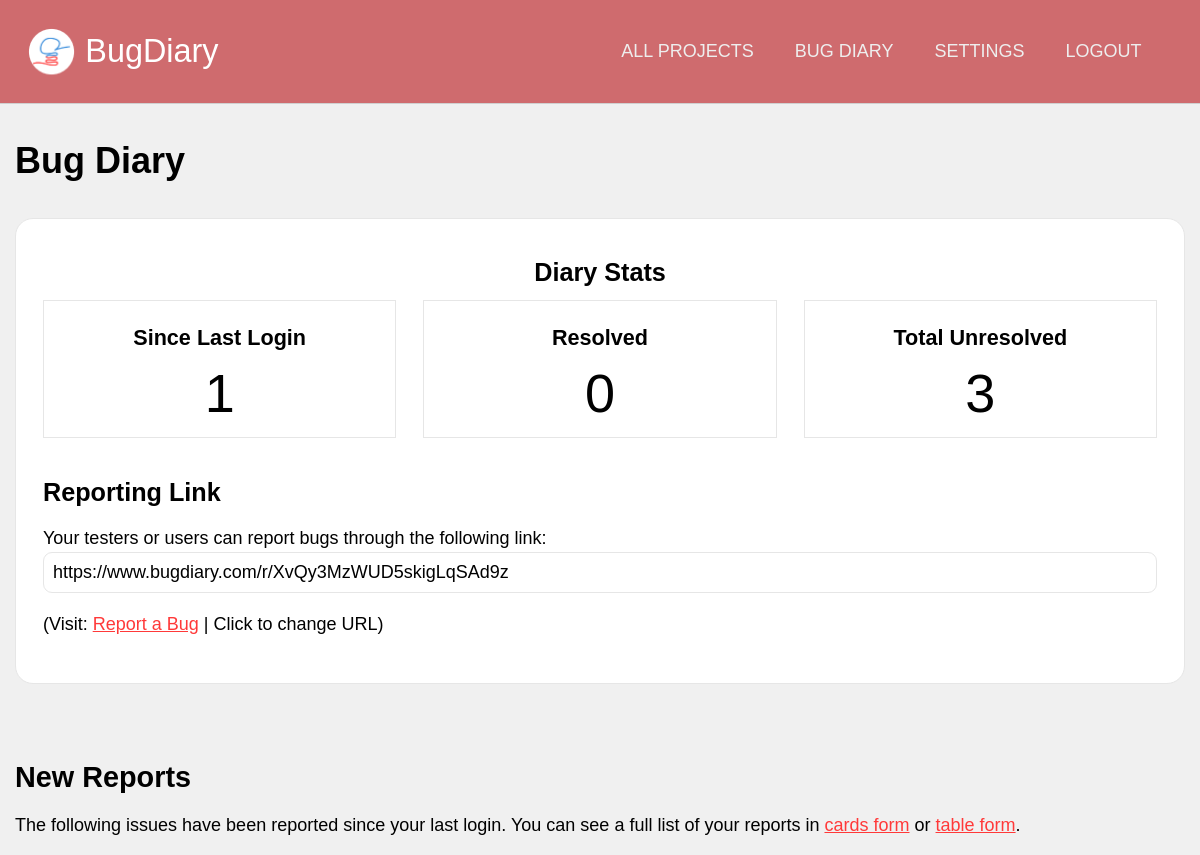
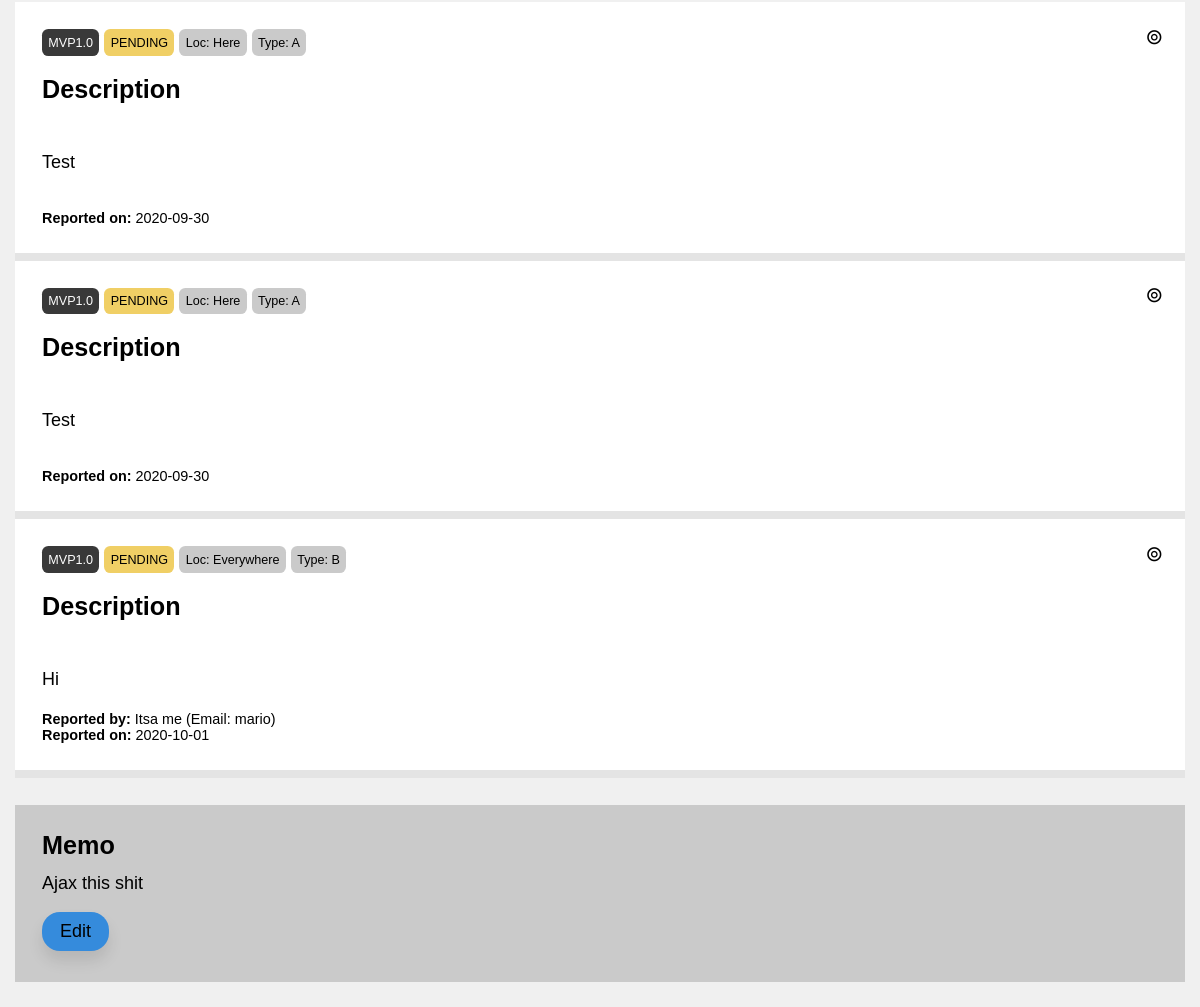
/projects/view/XvQy3MzWUD5skigLqSAd9z (signed in, upper part), run on an earlier commit of the app's database (2 pictures, top to bottom).
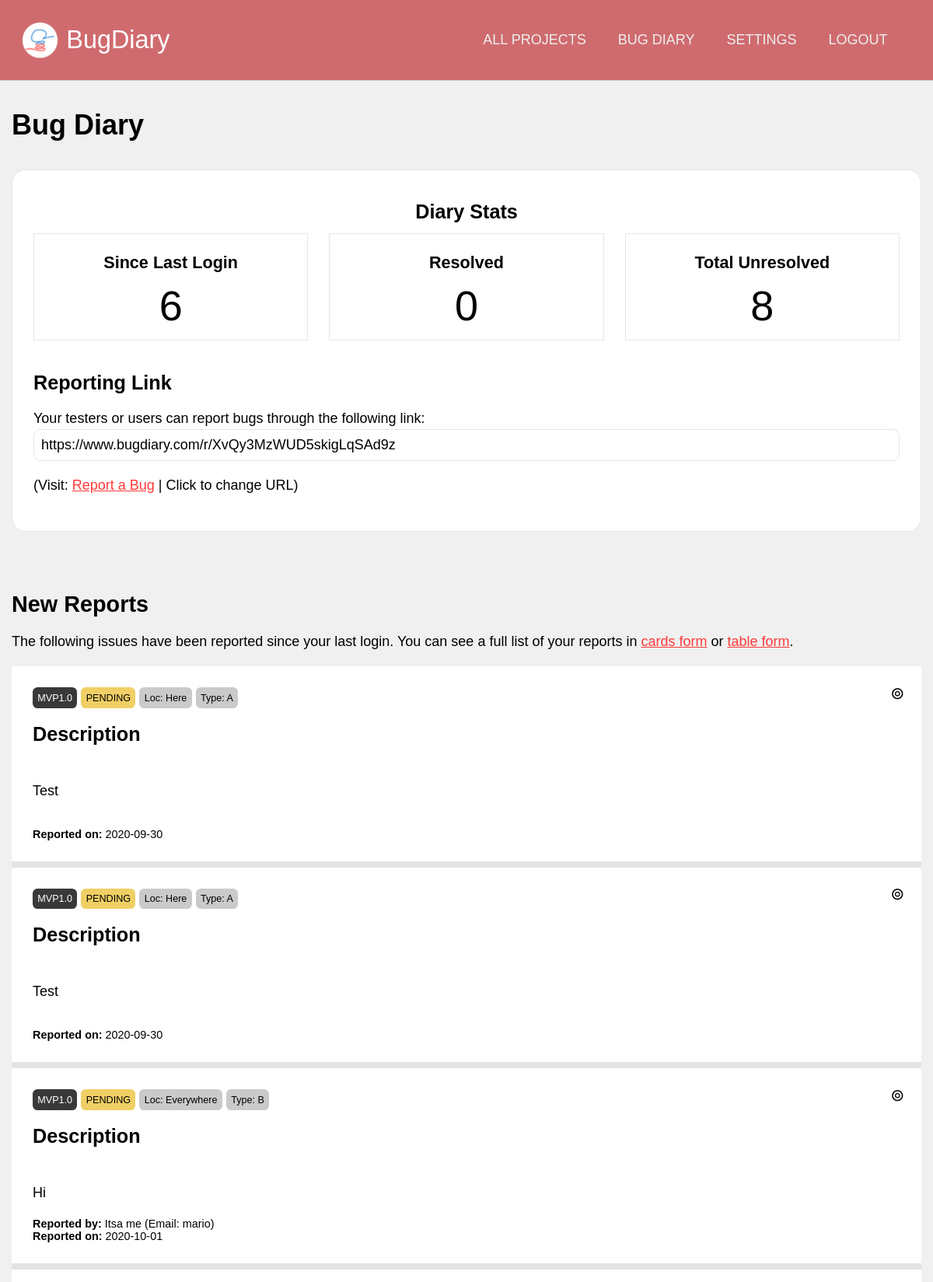
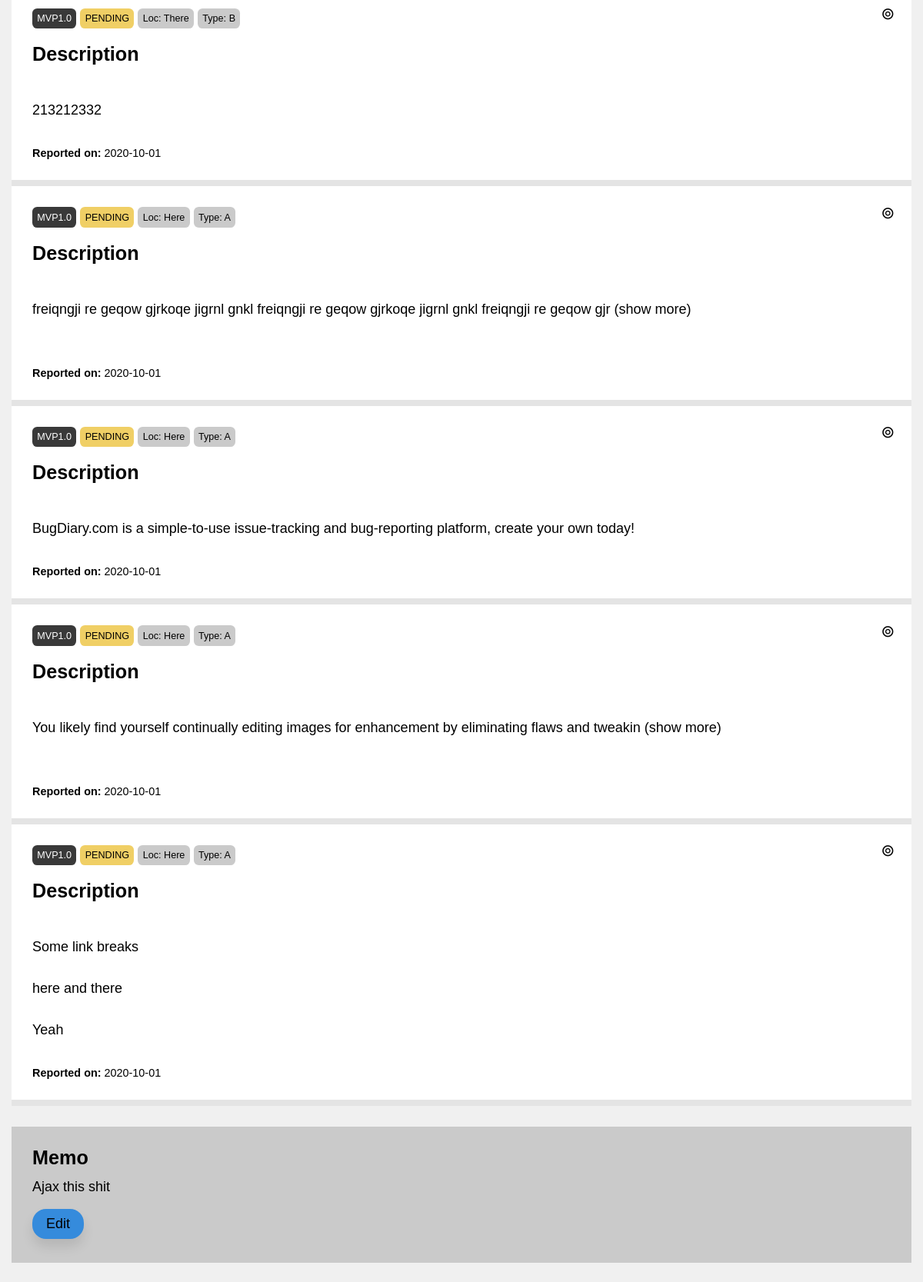
And on a later commit of the database (2 pictures, top to bottom).
### application/models.py (models this page shows, shortened)
class Projects(db.Model):
    id  = db.Column(db.Integer, primary_key = True, nullable = False)
    url = db.Column(db.String(22), index = True, unique = True, nullable = False)
    name = db.Column(db.String(100), nullable = False)
    description = db.Column(db.Text, nullable = False)
    creation_date = db.Column(db.DateTime, index = True, nullable = False)
    expiry_date = db.Column(db.DateTime, index = True, nullable = False)
    status = db.Column(db.String(10), nullable = False)
    access_code = db.Column(db.String(50), nullable = True)
    last_activity = db.Column(db.DateTime(), default = dt.datetime.now())
    owner = db.Column(db.Integer, db.ForeignKey('users.id')) #linked
    bugs = db.relationship('Bugs', backref = 'containing_project', cascade = "all,delete")
    locations = db.relationship('Project_bug_locations', backref = 'locations_in', cascade = "all,delete")
    types = db.relationship('Project_bug_types', backref = 'types_in', cascade = "all,delete")
    settings = db.relationship('Project_settings', backref = 'settings_for', cascade = "all,delete", uselist = False)
    blog_posts = db.relationship('Blog_posts', backref= 'post_target', cascade = "all,delete")

class Bugs(db.Model):
    id = db.Column(db.Integer, primary_key = True)
    ref_id = db.Column(db.Integer)
    details = db.Column(db.Text)
    author = db.Column(db.String(100))
    author_email = db.Column(db.String(100))
    status = db.Column(db.String(20))
    version = db.Column(db.String(20), index = True)
    report_date = db.Column(db.DateTime, index = True, default = dt.datetime.now())
    resolve_date = db.Column(db.DateTime, default = None)
    project = db.Column(db.Integer, db.ForeignKey('projects.id')) #linked
    bug_location = db.Column(db.Integer, db.ForeignKey('project_bug_locations.id')) #linked
    bug_type = db.Column(db.Integer, db.ForeignKey('project_bug_types.id')) #linked
    comments = db.relationship('Bug_comments', backref = "comment_target")

### application/projects/views.py (the view)
@projects.route('/view/<string:project_url>')
@login_required
def dashboard(project_url):
    target_project = Projects.query.filter_by(url = project_url).first()
    since_last_login = Bugs.query.filter_by(project = target_project.id).filter(Bugs.report_date > current_user.last_login).filter_by(status = "PENDING").count()
    resolved = Bugs.query.filter_by(project = target_project.id).filter_by(status = "RESOLVED").count()
    unresolved = Bugs.query.filter_by(project = target_project.id).filter_by(status = "PENDING").count()
    if target_project == None:
        flash("Sorry, the Bug Diary you were trying to access could not be found. It might have expired or you might have entered a typo.")
        return redirect(url_for('users.dashboard'))
    return render_template('dashboard.html', project = target_project, since_last_login = since_last_login, resolved = resolved, unresolved = unresolved)

### application/models.py (called while the page is built)
@login_manager.user_loader
def load_user(user_id):
    return Users.query.get(user_id)

### application/projects/templates/projects/dashboard.html (shortened to what this page needs)
{% extends 'confined.html' %}
{% block custom_nav %}
<a href="{{ url_for('users.dashboard') }}">All projects</a>
<a href="{{ url_for('projects.dashboard', project_url = project.url) }}">{{project.name}}</a>
<a href="{{ url_for('projects.settings', project_url = project.url) }}">Settings</a>
<a href="{{ url_for('users.logout') }}">Logout</a>
{% endblock %}
{% import 'macros.html' as macros %}
{% block main %}
<h1>{{ project.name }}</h1>
<div class="main-aside">
    <main>
        <div class="block lined rounded text-centered bg-white">
            <h3>Diary Stats</h3>
            <div class="block-comparison-3">
                <div class="comp1 text-centered lined bg-white">
                    <h4>Since Last Login</h4>
                    <span class="bignum">{{ since_last_login }}</span>
                </div>
                <div class="comp2 text-centered lined bg-white">
                    <h4>Resolved</h4>
                    <span class="bignum">{{ resolved }}</span>
                </div>
                <div class="comp3 text-centered lined bg-white">
                    <h4>Total Unresolved</h4>
                    <span class="bignum">{{ unresolved }}</span>
                </div>
            </div>
            <div style="text-align: left">
                <h3>Reporting Link</h3>
                <p>
                    Your testers or users can report bugs through the following link:
                    <input type="text" readonly value="https://www.bugdiary.com/r/{{ project.url }}">
                    (Visit: <a href="{{ url_for('core.redirect_to', project_url = project.url )}}">Report a Bug</a> | <a onclick="toggleElement('change_url')">Click to change URL</a>)
                </p>
            </div>
        </div>
        <div class="spacer-small"></div>
        <h2>New Reports</h2>
        <p>
            The following issues have been reported since your last login. You can see a full list of your reports in <a href="">cards form</a> or <a href="">table form</a>.
        </p>
        {% for bug in project.bugs %}
            {{ macros.bugcard(bug.ref_id, bug.details, bug.author, bug.author_email, bug.status, bug.version, bug.report_date, None, bug.bug_location, bug.bug_type, 1) }}
        {% endfor %}
    </main>
    <aside>
        <div class="sidebar-block bg-gray">
            <h3>Memo</h3>
            Ajax this shit
            <br>
            <a class="button-secondary rounded shadowed">Edit</a>
        </div>
    </aside>
</div>
{% endblock %}

### application/templates/confined.html (shortened to what this page needs)
{% extends "base.html" %}
{% block templateMain %}
<main class="confined">
  {% block main %}
  {% endblock %}
</main>
{% endblock %}

### application/templates/macros.html (shortened to what this page needs)
{% macro bugcard(ref_id, details, author, author_email, status, version, report_date, resolve_date, location, type, index, color_code = {"PENDING": "bg-yellow", "RESOLVED": "bg-green"}) %}
<div class="card">
    <div>
        <span class="tag-mini bg-darkgray">{{ version }}</span>
        <span class="tag-mini {{ color_code[status] }}">{{ status }}</span>
        <span class="tag-mini bg-gray">Loc: {{ location }}</span>
        <span class="tag-mini bg-gray">Type: {{ type }}</span>
    </div>
    <h3>Description</h3>
    <p class="linebreak">
        {{ details[:100] }}{% if details|length > 100 %}<a onclick="toggleElement('bug-{{index}}'); toggleElement('bug-{{index}}-toggle')" id="bug-{{index}}-toggle"> (show more)</a><span class="hidden" id="bug-{{index}}">{{ details[100:] }}</span>
        {% endif %}
    </p>
    <div class="author">
        {% if author != "" or author_email != "" %}
        <b>Reported by:</b> {{ author }} (Email: {{ author_email }})
        {% endif %} <br>
        <b>Reported on:</b> {{ report_date.strftime('%Y-%m-%d') }}
        <br>
    </div>
    <div class="cardcontrolstoggle" onClick="showControls('card-{{index}}-controls')">
        &circledcirc;
    </div>
</div>
{% endmacro %}

### application/templates/base.html (shortened to what this page needs)
<!DOCTYPE html>
{% set version = "0.1.0" %}
<html lang="en" dir="ltr">
  <head>
    <link rel="stylesheet" href="{{ url_for('static', filename='css/unilay5.css') }}?v={{version}}">
    <link rel="stylesheet" href="{{ url_for('static', filename='css/custom.css') }}?v={{version}}">
  </head>
  <body>
    <header>
        <div id="logo"><a href="{{ url_for('core.index') }}">
            {% block custom_logo %}BugDiary{% endblock %}
        </a></div>
        <nav id="navigation">
          {% block custom_nav %}{% endblock %}
        </nav>
    </header>
      {% block templateMain %}{% endblock %}
  </body>
</html>

### application/static/css/unilay5.css (style rules this page uses)
body { font-size: 18px; font-family: sans-serif; color: #000; margin: 0; padding: 0; background-color: #f0f0f0; }
header { background-color: #cf6b6e; border-bottom: 1px solid #d0d0d0; padding: 1.5em; display: grid; text-align: center; grid-template-areas: "logo nav"; }
header #logo { padding-left: 1.8em; line-height: 1.5em; grid-area: logo; background-image: url("../images/logo-small.png"); background-repeat: no-repeat; background-size: contain; text-align: left; font-size: 1.8em; }
header #logo a:link, header #logo a:visited { color: #fff; text-decoration: none; }
header nav, header #navigation { grid-area: nav; padding: 0.75em; text-align: right; z-index: 10; }
header nav a, header #navigation a { text-transform: uppercase; display: inline-block; color: #eeeeee; text-decoration: none; padding: 0 1em; font-family: "Trebuchet MS", Helvetica, sans-serif; }
.confined { max-width: 65em; margin-left: auto; margin-right: auto; }
p { line-height: 150%; }
main a.button-secondary, main a.button-primary { padding: 0.5em 1em; text-decoration: none; margin: 1em auto; display: inline-block; text-align: center; }
main a.button-secondary { background-color: #358bdc; color: #000; }
a:link, a:visited { color: #ff3939; }
h2, h3, h4, h5 { margin: 0.5em 0; }
h1 { color: inherit; font-size: 2em; margin: 1em 0; }
h2 { color: inherit; font-size: 1.6em; }
h3 { color: inherit; font-size: 1.4em; }
h4 { color: inherit; font-size: 1.2em; }
.block { padding: 1.5em; margin-bottom: 1.5em; }
.sidebar-block { padding: 0.75em 1.5em; margin-bottom: 1.5em; }
.block-comparison-3 { display: grid; grid-template-areas: "comp1 comp2 comp3"; grid-template-columns: 1fr 1fr 1fr; grid-gap: 1.5em; }
.block-comparison-3 .comp1 { grid-area: comp1; }
.block-comparison-3 .comp2 { grid-area: comp2; }
.block-comparison-3 .comp3 { grid-area: comp3; }
.block-comparison-3 .comp1, .block-comparison-3 .comp2, .block-comparison-3 .comp3 { padding: 0.75em; margin-bottom: 1.5em; }
.aside-main, .main-aside { display: grid; grid-gap: 1.5em; }
.aside-main main, .main-aside main { grid-area: main; }
.aside-main aside, .main-aside aside { grid-area: aside; }
.main-aside { grid-template-areas: "main aside"; grid-template-columns: auto 400px; }
@media screen and (max-width: 1200px) { .main-aside, .aside-main { grid-template-areas: "main" "aside"; grid-template-columns: auto; grid-template-rows: auto auto; } }
.spacer-small { padding-bottom: 2em; }
.lined { border: 1px solid #e6e6e6; }
.rounded { border-radius: 1em 1em 1em 1em; -moz-border-radius: 1em 1em 1em 1em; -webkit-border-radius: 1em 1em 1em 1em; }
.shadowed { -webkit-box-shadow: 0px 10px 15px 0px rgba(0, 0, 0, 0.1); -moz-box-shadow: 0px 10px 15px 0px rgba(0, 0, 0, 0.1); box-shadow: 0px 10px 15px 0px rgba(0, 0, 0, 0.1); }
.text-centered { text-align: center; }
.bg-white { background-color: #fff; }
.bg-yellow { background-color: #F0CF65; }
.bg-gray { background-color: #cacaca; }
.bg-darkgray { color: #fff; background-color: #393939; }
input[type=text], input[type=number], input[type=submit], input[type=password], select, textarea, .button-styled { font-size: 1em; padding: 0.5em; -webkit-appearance: none; -moz-appearance: none; appearance: none; width: 100%; border: 1px solid; font-family: inherit; margin-bottom: 1em; border-color: #e6e6e6; -webkit-box-sizing: border-box; -moz-box-sizing: border-box; box-sizing: border-box; border-radius: 0.5em 0.5em 0.5em 0.5em; -moz-border-radius: 0.5em 0.5em 0.5em 0.5em; -webkit-border-radius: 0.5em 0.5em 0.5em 0.5em; }
.button-secondary { background-color: #358bdc; color: #000; }

### application/static/css/custom.css (style rules this page uses)
.bignum { font-size: 3em; }
.card { background-color: #fff; padding: 1.5em; border-bottom: 8px solid #e4e4e4; position: relative; }
.tag-mini { font-size: 0.7em; margin-bottom: 0.5em; padding: 0.5em; display: inline-block; border-radius: 0.5em; -moz-border-radius: 0.5em; -webkit-border-radius: 0.5em; }
.author { font-size: 0.8em; }
p.linebreak { white-space: pre-line; }
.cardcontrolstoggle { position: absolute; top: 0.5em; right: 0.5em; padding: 0.5em; z-index: 7; font-size: 1.2em; }

What changed in the data, as far as the page shows it:
added Bugs: version "MVP1.0", status "PENDING", bug_location "There", bug_type "B", details "213212332", strftime "2020-10-01"
added Bugs: version "MVP1.0", status "PENDING", bug_location "Here", bug_type "A", details "freiqngji re geqow gjrkoqe jigrnl gnkl freiqngji re geqow gjrkoqe jigrnl gnkl freiqngji re geqow gjr", strftime "2020-10-01"
added Bugs: version "MVP1.0", status "PENDING", bug_location "Here", bug_type "A", details "BugDiary.com is a simple-to-use issue-tracking and bug-reporting platform, create your own today!", strftime "2020-10-01"
added Bugs: version "MVP1.0", status "PENDING", bug_location "Here", bug_type "A", details "You likely find yourself continually editing images for enhancement by eliminating flaws and tweakin", strftime "2020-10-01"
added Bugs: version "MVP1.0", status "PENDING", bug_location "Here", bug_type "A", details "Some link breaks here and there Yeah", strftime "2020-10-01"
Also different on the page:
{{ since_last_login }}: "1" → "6"
{{ unresolved }}: "3" → "8"
